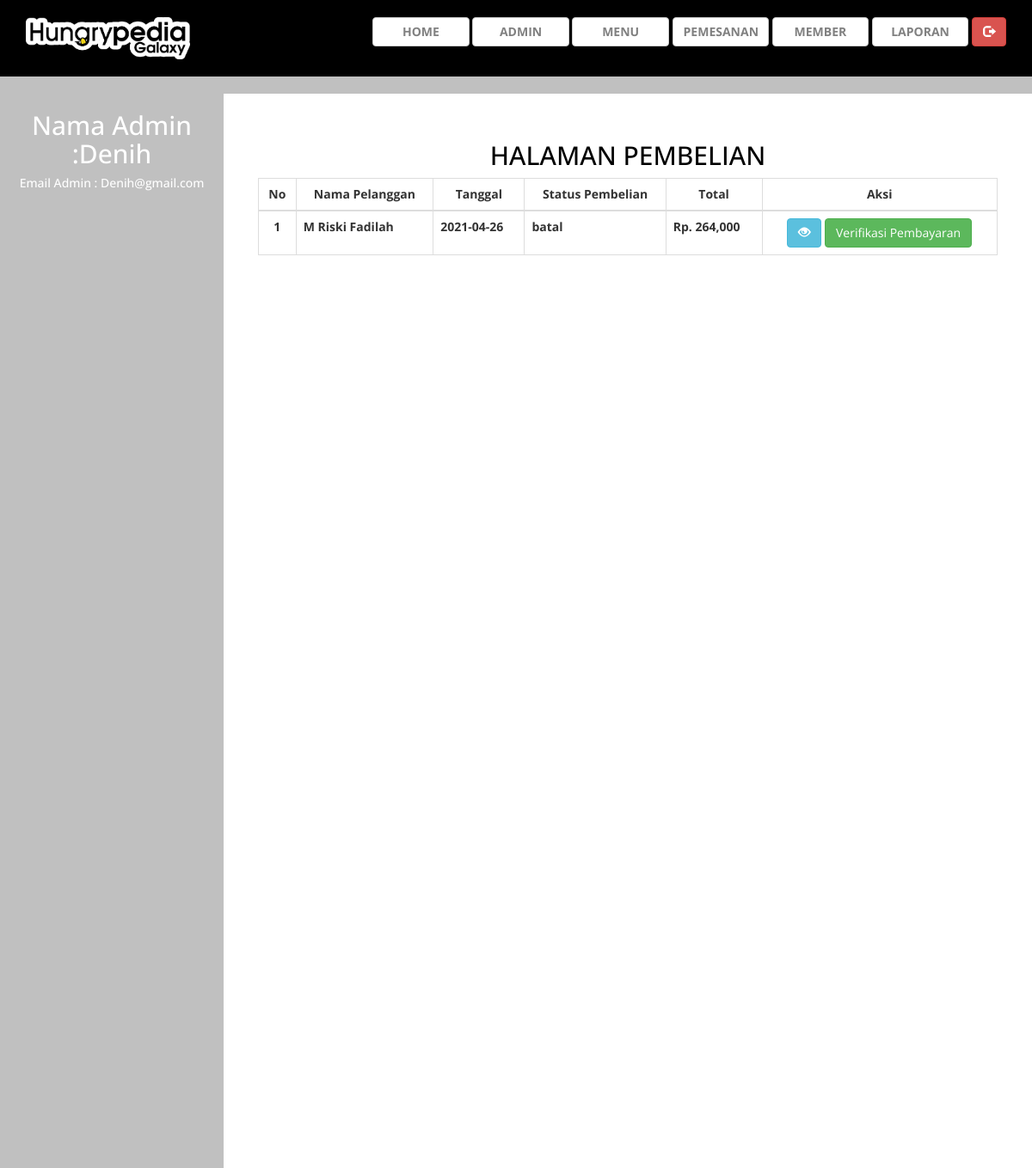
The app's page /admin/index.php?halaman=pembelian (signed in) with its own data.
### tables this page shows
CREATE TABLE `pemesanan` (
  `Id_Pemesanan` int(11) NOT NULL,
  `Id_Member` varchar(11) NOT NULL,
  `Tanggal_Pemesanan` date NOT NULL,
  `Total_Pemesanan` int(20) NOT NULL,
  `Status_Pemesanan` varchar(100) NOT NULL
);

CREATE TABLE `member` (
  `Id_Member` varchar(11) NOT NULL,
  `Email_Member` varchar(100) NOT NULL,
  `Password_Member` varchar(100) NOT NULL,
  `Nama_Member` varchar(100) NOT NULL,
  `Telepon_Member` varchar(25) NOT NULL,
  `Alamat_Member` text NOT NULL
);

### admin/pembelian.php (the view)
<h2 style="text-align:center;color:black">HALAMAN PEMBELIAN</h2>
<table class="table table-bordered">
	<thead>
		<tr>
			<th style="text-align:center">No</th>
			<th style="text-align:center">Nama Pelanggan</th>
			<th style="text-align:center">Tanggal</th>
			<th style="text-align:center">Status Pembelian</th>
			<th style="text-align:center">Total</th>
			<th style="text-align:center">Aksi</th>
		</tr>
	</thead>
	<tbody>
		<?php $nomor=1; ?>
		<?php $ambil=$koneksi->query("SELECT*FROM Pemesanan JOIN Member ON Pemesanan.Id_Member=Member.Id_Member"); ?>
		<?php while($pecah = $ambil->fetch_assoc()){ ?>
		<tr>
			<td style="text-align:center"><?php echo $nomor; ?></td>
			<td><?php echo $pecah['Nama_Member']; ?></td>
			<td><?php echo $pecah['Tanggal_Pemesanan']; ?></td>
			<td><?php echo $pecah['Status_Pemesanan']; ?></td>
			<td>Rp. <?php echo number_format($pecah['Total_Pemesanan']); ?></td>
			<td style="text-align:center">
				<a href="index.php?halaman=detail&id=<?php echo $pecah['Id_Pemesanan']; ?>" class="btn-info btn"><span class="glyphicon glyphicon-eye-open"> </span></a>
				<?php if ($pecah['Status_Pemesanan']=="Pending"): ?>
				<?php else: ?>
				<a href="index.php?halaman=pembayaran&id=<?php echo $pecah['Id_Pemesanan'] ?>" class="btn btn-success"> Verifikasi Pembayaran </a>
				<?php endif ?>
			</td>
		</tr>
		<?php $nomor++; ?>
		<?php } ?>
	</tbody>
</table>

### admin/assets/css/custom.css (style rules this page uses)
body { font-family: 'Open Sans', sans-serif; }
h2 { color: #f00; }

### records on screen
pemesanan: Id_Member.Nama_Member "M Riski Fadilah", Tanggal_Pemesanan "2021-04-26", Status_Pemesanan "batal", Total_Pemesanan "264,000"

### other values on screen
$_SESSION["admin"]["Nama_Admin"] "Denih"
$_SESSION["admin"]["Email_Admin"] "Denih@gmail.com"
